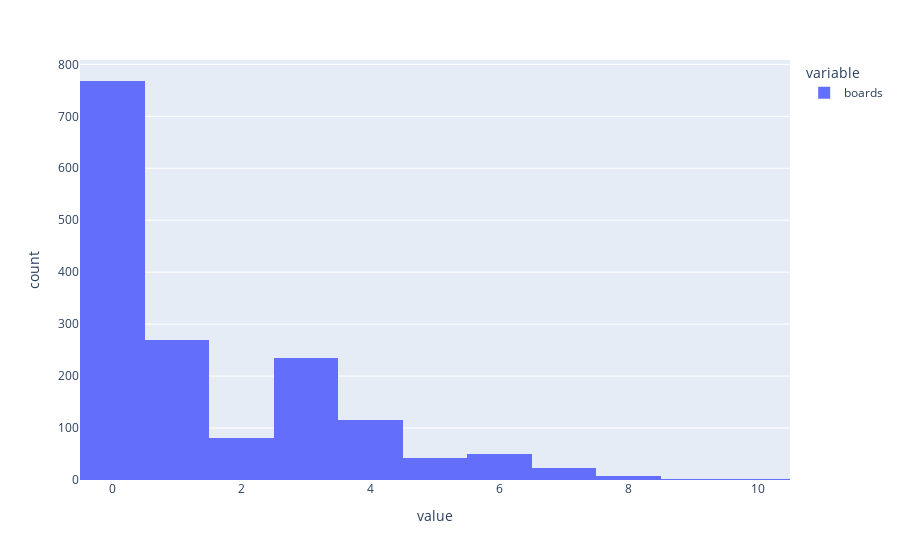

Write notebook code for a chart like this one.
### Code cell
px.histogram(df["boards"].apply(len))

### Figure 1 — Plotly figure (JSON) as saved in the notebook; plotly's stock layout.template omitted (floating-point values rounded to 4 significant figures; data arrays with more than 128 entries replaced by an {"elided": "..."} marker saying what was removed)
{"data": [{"alignmentgroup": "True", "bingroup": "x", "hovertemplate": "variable=boards<br>value=%{x}<br>count=%{y}<extra></extra>", "legendgroup": "boards", "marker": {"color": "#636efa", "pattern": {"shape": ""}}, "name": "boards", "offsetgroup": "boards", "orientation": "v", "showlegend": true, "type": "histogram", "x": {"elided": "1592 int values"}, "xaxis": "x", "yaxis": "y"}], "layout": {"autosize": true, "barmode": "relative", "legend": {"title": {"text": "variable"}, "tracegroupgap": 0}, "margin": {"t": 60}, "xaxis": {"anchor": "y", "autorange": true, "domain": [0, 1], "range": [-0.5, 10.5], "title": {"text": "value"}, "type": "linear"}, "yaxis": {"anchor": "x", "autorange": true, "domain": [0, 1], "range": [0, 808.4], "title": {"text": "count"}}}}
